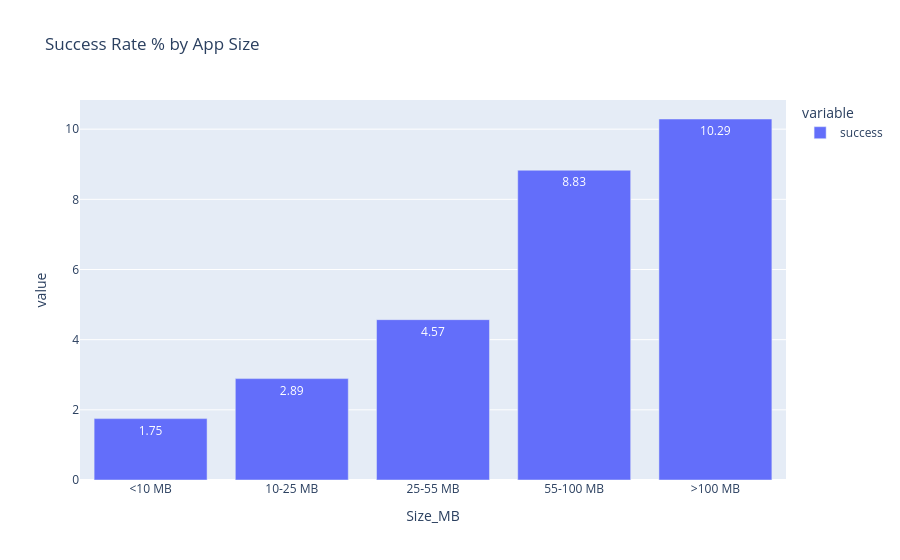

Write notebook code for a chart like this one.
### Markdown cell above
Q4: Are bigger apps more successful?

### Code cell
size_group = pd.cut(df['Size_MB'], bins=[0, 10, 25, 55, 100, 5000],
                    labels=['<10 MB', '10-25 MB', '25-55 MB', '55-100 MB', '>100 MB'])
size_rate = (df.groupby(size_group, observed=True)['success'].mean() * 100).round(2)
px.bar(size_rate, text_auto=True, title='Success Rate % by App Size')

### Figure 1 — Plotly figure (JSON) as saved in the notebook; plotly's stock layout.template omitted (floating-point values rounded to 4 significant figures)
{"data": [{"hovertemplate": "variable=success<br>Size_MB=%{x}<br>value=%{y}<extra></extra>", "legendgroup": "success", "marker": {"color": "#636efa", "pattern": {"shape": ""}}, "name": "success", "orientation": "v", "showlegend": true, "textposition": "auto", "texttemplate": "%{y}", "type": "bar", "x": ["<10 MB", "10-25 MB", "25-55 MB", "55-100 MB", ">100 MB"], "xaxis": "x", "y": [1.75, 2.89, 4.57, 8.83, 10.29], "yaxis": "y"}], "layout": {"barmode": "relative", "legend": {"title": {"text": "variable"}, "tracegroupgap": 0}, "title": {"text": "Success Rate % by App Size"}, "xaxis": {"anchor": "y", "domain": [0, 1], "title": {"text": "Size_MB"}}, "yaxis": {"anchor": "x", "domain": [0, 1], "title": {"text": "value"}}}}
